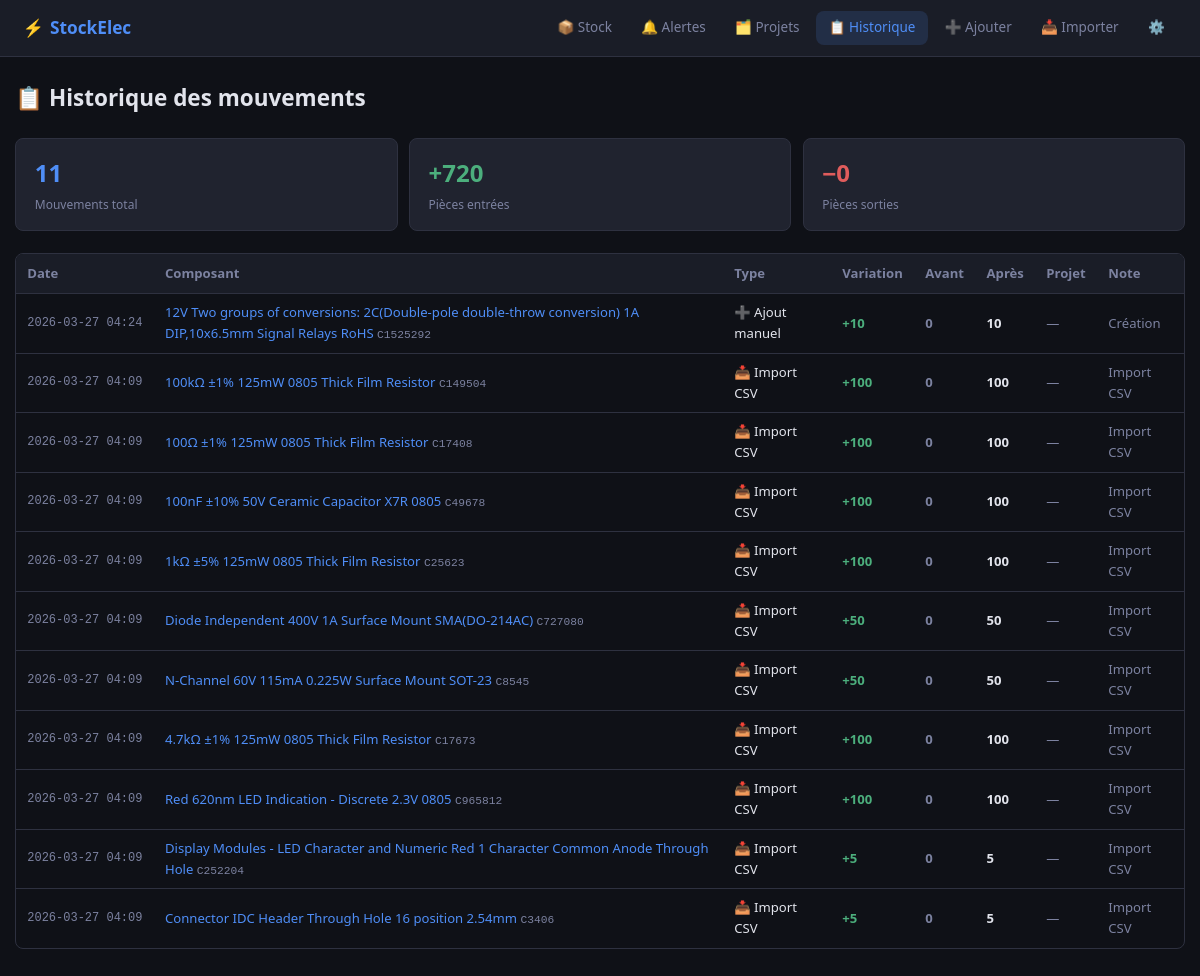
The app's page /history with its own data.
### tables this page shows
CREATE TABLE stock_movements (
                id           INTEGER PRIMARY KEY AUTOINCREMENT,
                component_id INTEGER NOT NULL,
                type         TEXT NOT NULL,  -- 'import', 'manual_add', 'manual_remove', 'project_use', 'project_return', 'adjustment'
                qty_before   INTEGER NOT NULL,
                qty_change   INTEGER NOT NULL,  -- positif = entrée, négatif = sortie
                qty_after    INTEGER NOT NULL,
                project_id   INTEGER,
                note         TEXT,
                created_at   TIMESTAMP DEFAULT CURRENT_TIMESTAMP,
                FOREIGN KEY (component_id) REFERENCES components(id) ON DELETE CASCADE,
                FOREIGN KEY (project_id)   REFERENCES projects(id)   ON DELETE SET NULL
            );

CREATE TABLE components (
                id                      INTEGER PRIMARY KEY AUTOINCREMENT,
                lcsc_part_number        TEXT UNIQUE,
                manufacture_part_number TEXT,
                manufacturer            TEXT,
                customer_no             TEXT,
                package                 TEXT,
                description             TEXT,
                rohs                    TEXT,
                quantity                INTEGER DEFAULT 0,
                min_stock               INTEGER DEFAULT 0,
                unit_price              REAL,
                ext_price               REAL,
                category                TEXT,
                category_id             INTEGER,
                location                TEXT,
                notes                   TEXT,
                image_path              TEXT,
                datasheet_url           TEXT,
                created_at              TIMESTAMP DEFAULT CURRENT_TIMESTAMP,
                updated_at              TIMESTAMP DEFAULT CURRENT_TIMESTAMP
            , symbol_svg TEXT, footprint_svg TEXT, symbol_png TEXT, footprint_png TEXT);

### app/controllers/component_controller.py (the view)
@component_bp.route("/history")
def history():
    movements = MovementModel.get_recent(limit=200)
    stats     = MovementModel.get_stats()
    return render_template("components/history.html", movements=movements, stats=stats)

### app/models/database.py (called while the page is built)
def get_db():
    db = getattr(g, "_database", None)
    if db is None:
        db = g._database = sqlite3.connect(DATABASE)
        db.row_factory = sqlite3.Row
    return db

### app/models/movement.py (called while the page is built)
    @property
    def icon(self):
        return LABELS.get(self.type, ("❓", ""))[0]

    @property
    def label(self):
        return LABELS.get(self.type, ("❓", self.type))[1]

    @property
    def is_positive(self):
        return self.qty_change > 0

    @staticmethod
    def get_recent(limit: int = 100) -> list:
        db = get_db()
        rows = db.execute(
            """
            SELECT m.*,
                   c.description AS component_description,
                   c.lcsc_part_number AS component_lcsc,
                   p.name AS project_name
            FROM stock_movements m
            JOIN  components c ON c.id = m.component_id
            LEFT JOIN projects p ON p.id = m.project_id
            ORDER BY m.created_at DESC
            LIMIT ?
            """,
            (limit,),
        ).fetchall()
        return [Movement(r) for r in rows]

    @staticmethod
    def get_stats() -> dict:
        db = get_db()
        row = db.execute(
            """
            SELECT
                COUNT(*)                                        AS total_movements,
                COALESCE(SUM(CASE WHEN qty_change > 0 THEN  qty_change ELSE 0 END), 0) AS total_in,
                COALESCE(SUM(CASE WHEN qty_change < 0 THEN -qty_change ELSE 0 END), 0) AS total_out
            FROM stock_movements
            """
        ).fetchone()
        return dict(row) if row else {}

### app/templates/components/history.html (shortened to what this page needs)
{% extends "base.html" %}
{% block content %}
<div class="page-header">
    <h1>📋 Historique des mouvements</h1>
</div>
<div class="stats-grid" style="margin-bottom:1.5rem">
    <div class="stat-card">
        <div class="stat-value">{{ stats.total_movements }}</div>
        <div class="stat-label">Mouvements total</div>
    </div>
    <div class="stat-card">
        <div class="stat-value mv-pos">+{{ stats.total_in }}</div>
        <div class="stat-label">Pièces entrées</div>
    </div>
    <div class="stat-card">
        <div class="stat-value mv-neg">−{{ stats.total_out }}</div>
        <div class="stat-label">Pièces sorties</div>
    </div>
</div>
{% if movements %}
<div class="table-wrapper">
    <table class="data-table movement-table">
        <thead>
            <tr>
                <th>Date</th>
                <th>Composant</th>
                <th>Type</th>
                <th>Variation</th>
                <th>Avant</th>
                <th>Après</th>
                <th>Projet</th>
                <th>Note</th>
            </tr>
        </thead>
        <tbody>
        {% for m in movements %}
        <tr>
            <td class="td-secondary mono" style="font-size:.8rem;white-space:nowrap">{{ m.created_at[:16] }}</td>
            <td>
                <a href="{{ url_for('components.detail', component_id=m.component_id) }}">
                    {{ m.component_description or '—' }}
                </a>
                {% if m.component_lcsc %}
                    <span class="td-secondary mono" style="font-size:.75rem"> {{ m.component_lcsc }}</span>
                {% endif %}
            </td>
            <td>{{ m.icon }} {{ m.label }}</td>
            <td class="td-qty {% if m.is_positive %}mv-pos{% else %}mv-neg{% endif %}">
                {{ '+' if m.is_positive else '' }}{{ m.qty_change }}
            </td>
            <td class="td-qty td-secondary">{{ m.qty_before }}</td>
            <td class="td-qty">{{ m.qty_after }}</td>
            <td class="td-secondary">
                {% if m.project_name %}
                    <a href="{{ url_for('projects.detail', project_id=m.project_id) }}">{{ m.project_name }}</a>
                {% else %}—{% endif %}
            </td>
            <td class="td-secondary">{{ m.note or '—' }}</td>
        </tr>
        {% endfor %}
        </tbody>
    </table>
</div>
{% else %}
<div class="empty-state">
    <p class="empty-icon">📭</p>
    <p>Aucun mouvement enregistré.</p>
</div>
{% endif %}
{% endblock %}

### app/static/css/style.css (style rules this page uses)
:root { --bg: #0f1117; --bg-surface: #1a1d27; --bg-card: #20232f; --border: #2e3140; --accent: #4f8ef7; --accent-hover:#6ba3ff; --danger: #e05c5c; --success: #4caf7d; --warning: #f0a050; --text: #e2e4ec; --text-muted: #7c82a0; --mono: 'Courier New', monospace; --radius: 8px; --shadow: 0 2px 12px rgba(0,0,0,.4); }
*, *::before, *::after { box-sizing: border-box; margin: 0; padding: 0; }
html { font-size: 15px; }
body { background: var(--bg); color: var(--text); font-family: system-ui, sans-serif; line-height: 1.6; }
a { color: var(--accent); text-decoration: none; }
.page-header { display: flex; align-items: center; gap: 1rem; margin-bottom: 1.5rem; flex-wrap: wrap; }
.page-header h1 { font-size: 1.5rem; flex: 1; }
.stats-grid { display: grid; grid-template-columns: repeat(auto-fit, minmax(160px, 1fr)); gap: .75rem; margin-bottom: 1.5rem; }
.stat-card { background: var(--bg-card); border: 1px solid var(--border); border-radius: var(--radius); padding: 1rem 1.25rem; }
.stat-value { font-size: 1.6rem; font-weight: 700; color: var(--accent); }
.stat-label { font-size: .8rem; color: var(--text-muted); margin-top: .2rem; }
.table-wrapper { overflow-x: auto; border-radius: var(--radius); border: 1px solid var(--border); }
.data-table { width: 100%; border-collapse: collapse; font-size: .875rem; }
.data-table thead { background: var(--bg-surface); }
.data-table th { padding: .6rem .75rem; text-align: left; color: var(--text-muted); font-weight: 600; white-space: nowrap; }
.data-table td { padding: .55rem .75rem; border-top: 1px solid var(--border); }
.td-secondary { color: var(--text-muted); }
.td-qty { font-weight: 600; }
.mono { font-family: var(--mono); font-size: .85rem; }
.mv-pos { color: var(--success); font-weight:600; }
.mv-neg { color: var(--danger); font-weight:600; }
.stat-value.mv-pos { color: var(--success); }
.stat-value.mv-neg { color: var(--danger); }
.movement-table td { font-size:.875rem; }

### records on screen
stock_movements: created_at "2026-03-27 04:24", description "12V Two groups of conversions: 2C(Double-pole double-throw conversion) 1A DIP,10x6.5mm Signal Relays RoHS", component_lcsc "C1525292", icon "➕", label "Ajout manuel", is_positive "+", qty_change "10", qty_before "0", qty_after "10", note "Création"
stock_movements: created_at "2026-03-27 04:09", description "100kΩ ±1% 125mW 0805 Thick Film Resistor", component_lcsc "C149504", icon "📥", label "Import CSV", is_positive "+", qty_change "100", qty_before "0", qty_after "100", note "Import CSV"
stock_movements: created_at "2026-03-27 04:09", description "100Ω ±1% 125mW 0805 Thick Film Resistor", component_lcsc "C17408", icon "📥", label "Import CSV", is_positive "+", qty_change "100", qty_before "0", qty_after "100", note "Import CSV"
stock_movements: created_at "2026-03-27 04:09", description "100nF ±10% 50V Ceramic Capacitor X7R 0805", component_lcsc "C49678", icon "📥", label "Import CSV", is_positive "+", qty_change "100", qty_before "0", qty_after "100", note "Import CSV"
stock_movements: created_at "2026-03-27 04:09", description "1kΩ ±5% 125mW 0805 Thick Film Resistor", component_lcsc "C25623", icon "📥", label "Import CSV", is_positive "+", qty_change "100", qty_before "0", qty_after "100", note "Import CSV"
stock_movements: created_at "2026-03-27 04:09", description "Diode Independent 400V 1A Surface Mount SMA(DO-214AC)", component_lcsc "C727080", icon "📥", label "Import CSV", is_positive "+", qty_change "50", qty_before "0", qty_after "50", note "Import CSV"
stock_movements: created_at "2026-03-27 04:09", description "N-Channel 60V 115mA 0.225W Surface Mount SOT-23", component_lcsc "C8545", icon "📥", label "Import CSV", is_positive "+", qty_change "50", qty_before "0", qty_after "50", note "Import CSV"
stock_movements: created_at "2026-03-27 04:09", description "4.7kΩ ±1% 125mW 0805 Thick Film Resistor", component_lcsc "C17673", icon "📥", label "Import CSV", is_positive "+", qty_change "100", qty_before "0", qty_after "100", note "Import CSV"
stock_movements: created_at "2026-03-27 04:09", description "Red 620nm LED Indication - Discrete 2.3V 0805", component_lcsc "C965812", icon "📥", label "Import CSV", is_positive "+", qty_change "100", qty_before "0", qty_after "100", note "Import CSV"
stock_movements: created_at "2026-03-27 04:09", description "Display Modules - LED Character and Numeric Red 1 Character Common Anode Through Hole", component_lcsc "C252204", icon "📥", label "Import CSV", is_positive "+", qty_change "5", qty_before "0", qty_after "5", note "Import CSV"
stock_movements: created_at "2026-03-27 04:09", description "Connector IDC Header Through Hole 16 position 2.54mm", component_lcsc "C3406", icon "📥", label "Import CSV", is_positive "+", qty_change "5", qty_before "0", qty_after "5", note "Import CSV"

### other values on screen
{{ stats.total_movements }} "11"
{{ stats.total_in }} "720"
{{ stats.total_out }} "0"
